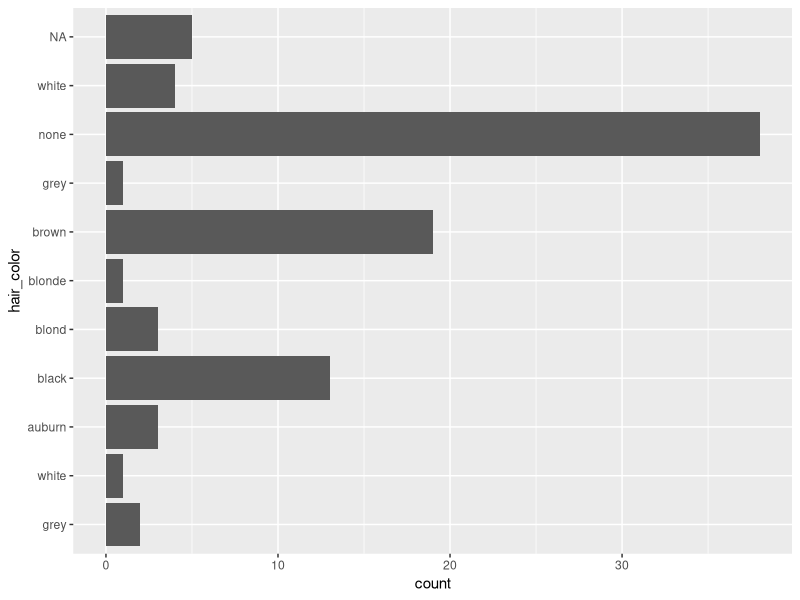
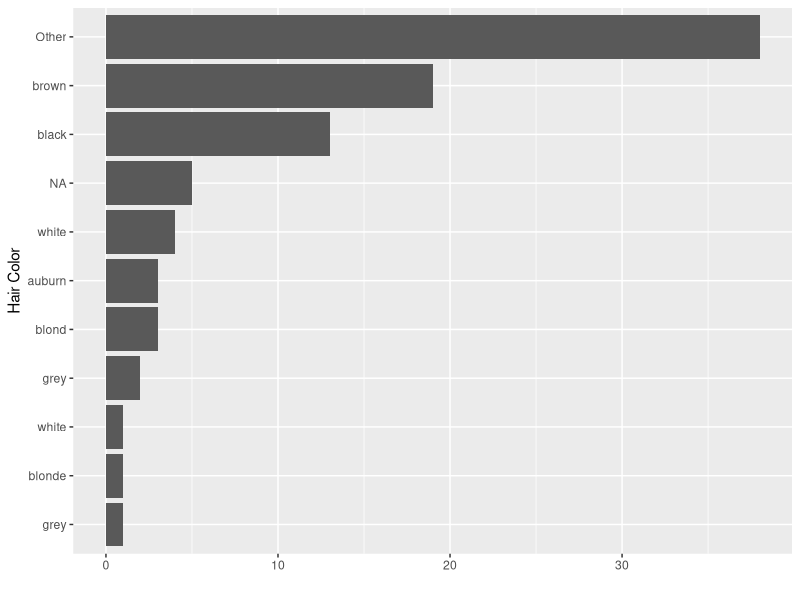
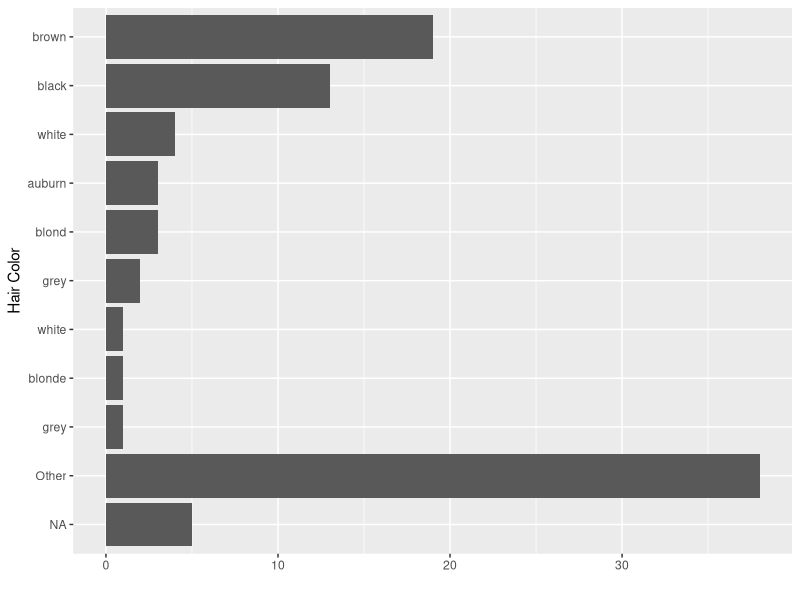
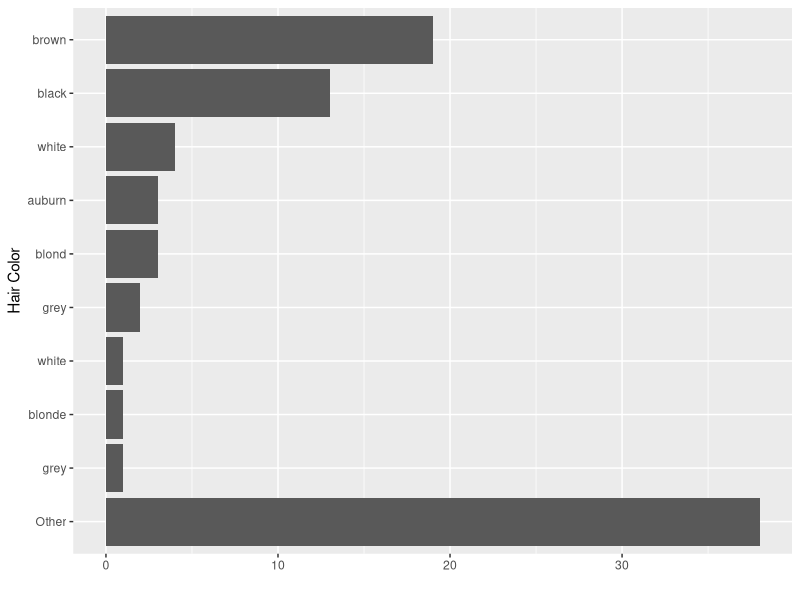
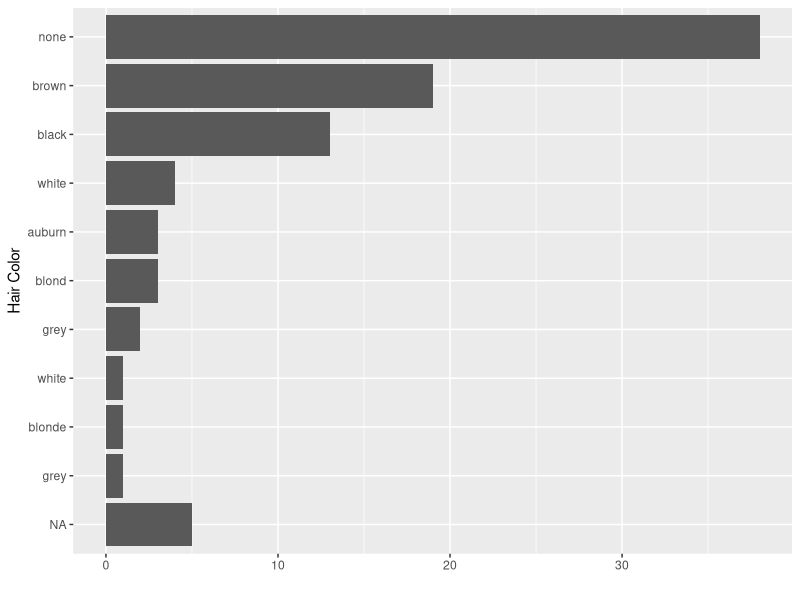
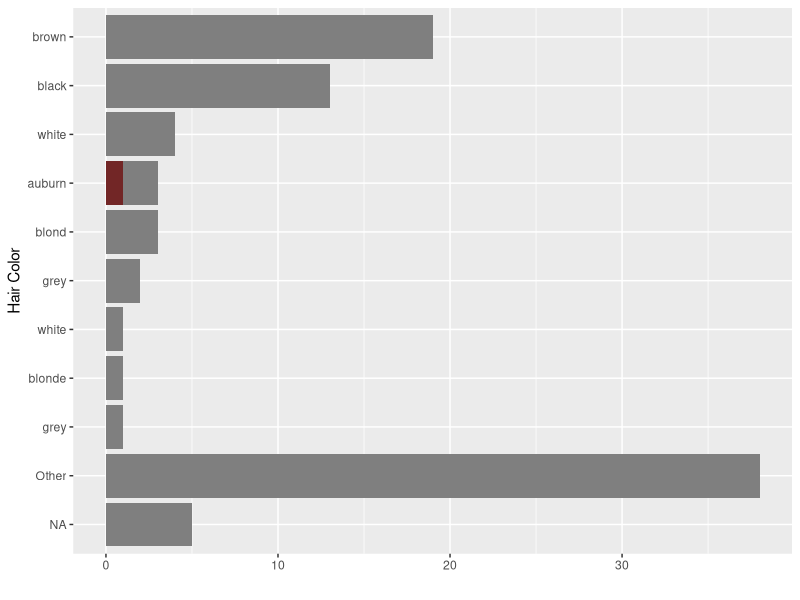

The R script that drew these images, in order:
## ---- chunk 1
library(tidyverse)
## ---- chunk 2
starwars %>%
  separate_rows(hair_color, sep = ",") %>%
  ggplot() +
  geom_bar(aes(hair_color)) +
  coord_flip()

starwars %>%
  separate_rows(hair_color, sep = ",") %>%
  ggplot() +
  geom_bar(aes(fct_rev(fct_infreq(
    fct_explicit_na(fct_other(hair_color, drop = c("none", "unknown")), na_level = "NA")
  )))) +
  coord_flip() +
  labs(y = "", x = "Hair Color")

# geom_bar(aes(fct_rev(fct_infreq(hair_color)))) +
# fct_explicit_na(hair_color, na_level = "NA")

starwars %>%
  separate_rows(hair_color, sep = ",") %>%
  ggplot() +
  geom_bar(aes(fct_rev(
    fct_explicit_na(fct_other(
      fct_infreq(hair_color), drop = c("none", "unknown")
    ), na_level = "NA")
  ))) +
  coord_flip() +
  labs(y = "", x = "Hair Color")

starwars %>%
  separate_rows(hair_color, sep = ",") %>%
  drop_na(hair_color) %>% 
  ggplot() +
  geom_bar(aes(fct_rev(
    fct_explicit_na(fct_other(
      fct_infreq(hair_color), drop = c("none", "unknown")
    ), na_level = "NA")
  ))) +
  coord_flip() +
  labs(y = "", x = "Hair Color")

starwars %>%
  separate_rows(hair_color, sep = ",") %>%
  ggplot() +
  geom_bar(aes(fct_rev(
    fct_explicit_na(
      fct_infreq(hair_color)
    , na_level = "NA")
  ))) +
  coord_flip() +
  labs(y = "", x = "Hair Color")


auburn <- starwars %>% 
  filter(hair_color == "auburn")




## ---- chunk 3
starwars %>%
  separate_rows(hair_color, sep = ",") %>%
  ggplot() +
  geom_bar(aes(fct_rev(
    fct_explicit_na(fct_other(
      fct_infreq(hair_color), drop = c("none", "unknown")
    ), na_level = "NA")
  )), fill = "grey50") +
  geom_bar(data = auburn, aes(hair_color), fill = "#722626") +
  coord_flip() +
  labs(y = "", x = "Hair Color") 
  #geom_bar(data = auburn, aes(hair_color), color = "red") +
  
